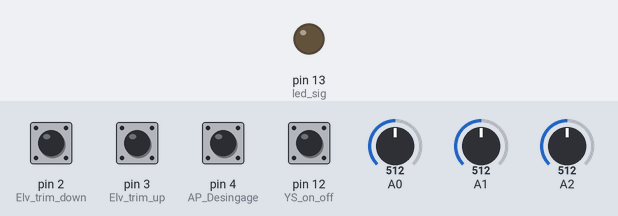
Bench run of a sketch on a simulated Arduino Leonardo, built with avr-gcc and run on an emulated ATmega32U4. Shown: output pins drawn as LEDs (lit = HIGH). Dashed ring = blinking. The inputs (shaded band) are chosen by the test bench; at power-on: pin 2 (Elv_trim_down), pin 3 (Elv_trim_up), pin 4 (AP_Desingage), pin 12 (YS_on_off) HIGH, A0 = 512, A1 = 512, A2 = 512. USB keyboard and mouse output is not drawn.

Above: at 1.2 s.
1.3 s: pin 12 (YS_on_off) pulled LOW for 0.15 s
At 2.4 s:
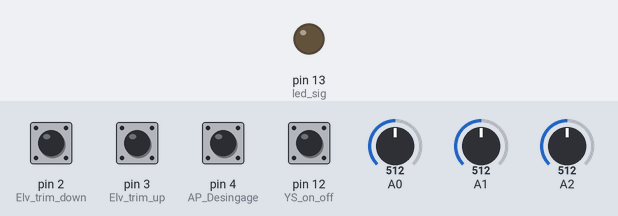
6.1 s: pin 12 (YS_on_off) pulled LOW for 1 s
At 6.3 s:
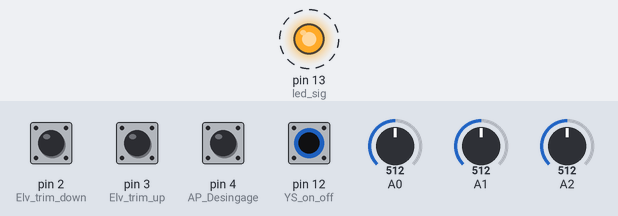
Timing chart, 0 to 11.1 s (numbered marks = the images above; inputs shaded):
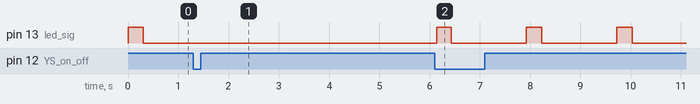

Measured:
- after the input at 1.3 s, pin 13 (led_sig): stops changing and stays LOW
- after the input at 6.1 s, pin 13 (led_sig): alternates HIGH for 0.30 s and LOW for 1.5 s, starting after 0.05 s

The sketch:

P3D_JOYSTIC_TESTING.ino
```cpp
// V 1.777
// Vinci Studio 7

//

#include <Joystick.h>
#include <RBD_Timer.h>
#include <RBD_Button.h>
#include <RBD_Light.h>

RBD::Button YS_on_off(12);
RBD::Button Elv_trim_down(2);
RBD::Button Elv_trim_up(3);
RBD::Button AP_Desingage(4);
RBD::Light ledfl(13);
// ************ VARIABLE*********
unsigned long interval = 30;   // Glavni update interval kontrola
unsigned long  currentMillis = 0;
const int led_sig = 13;
unsigned long previousMillis = 0;
double time_on;
//
int y_MIN;
int y_MAX;
int x_MIN;
int x_MAX;
int p_MIN;
int p_MAX;
int x;
int X;
int p;
int P;
int y;
int Y ;
int x_real;
int y_real;
int p_real;
bool b1 = HIGH;
bool b2 = HIGH;
bool b3 = HIGH;
bool b4 = HIGH;
bool YS_STATUS= HIGH;
String data ;
bool test = LOW;
bool led;
// ********************************


void setup() {


  Serial.begin(9600);
  Serial.setTimeout(100);
  pinMode(A0, INPUT);
  pinMode(A1, INPUT);
  pinMode(A2,INPUT);
  Joystick.begin();
 ledfl.blink(300,1500);

    y_MIN = 239;           // CALIBRATE YOUR VALUES
    y_MAX = 501;

     x_MIN = 301;
    x_MAX = 935;


     p_MIN = 313;
    p_MAX = 525;

}


void YS_main_send(){

   if(YS_STATUS == HIGH){

//    if (X!= prev_X_Axsis || Y!= prev_Y_Axsis || P!= prev_P_Axsis){

  Joystick.setYAxis(Y);
  Joystick.setXAxis(X);
  Joystick.setThrottle(P);


//   prev_Y_Axsis=Y;
//   prev_X_Axsis=X;
//   prev_P_Axsis=P;
// }

}
}
void logic(){

  y = analogRead(A0);
  b1 = digitalRead(12);
  b2 = digitalRead(2);
  b3 = digitalRead(3);
  b4 = digitalRead(4);
  x = analogRead(A1);
  p = analogRead(A2);

  x_real = x;
  y_real = y;
  p_real = p;

  if(y<y_MIN){
    y=y_MIN;
  }
  if(y>y_MAX){
    y=y_MAX;
  }

if(x<x_MIN){
  x=x_MIN;
}
if(x>x_MAX){
  x=x_MAX;
}

if(p<p_MIN){
 p=p_MIN;
}
if(p>p_MAX){
  p=p_MAX;
}

  Y = map(y, y_MIN, y_MAX, -127, 127);
  X = map(x, x_MIN, x_MAX, -127, 127);
  P = map(p,p_MIN,p_MAX,0,255);

}


void debug(){


  if (Serial.available()) {
                // read the incoming byte:
                data= Serial.readString();

                // say what you got:
                Serial.println();
                Serial.print("Primljen input [ASCII konverzija] : ");
                Serial.println(data);

                 if(data == "TEST" || "test" || "t" || "T" ){
                 if (test == LOW){
                    test = HIGH; Serial.println("*************** TEST STARTED *************************");
                  }
                  else{
                    test = LOW;
                    Serial.println("*************** TEST DONE *************************");
                  }

              }
        }


if(test == HIGH){
  time_on = millis();


Serial.print("y :");Serial.print(y_real);Serial.print("  Y :");Serial.print(Y);Serial.print("    p :");Serial.print(p_real);Serial.print("  P :");Serial.print(P);Serial.print("    x :");Serial.print(x_real);
Serial.print("  X :");Serial.print(X);Serial.print("    Joystic Status : ");Serial.print(YS_STATUS);Serial.print(" Data Delay [ms] =");Serial.print(interval);Serial.print("    Button 1: ");
Serial.print(b1);Serial.print("    Button 2: ");
Serial.print(b2);Serial.print("    Button 3: ");
Serial.print(b3);Serial.print("    Button 4: ");
Serial.print(b4);
Serial.print("    Vrijeme rada : ");Serial.print(time_on/1000 );Serial.print(" s ");
Serial.println();
  // put your main code here, to run repeatedly:

}
}
void buttons(){


    if (Elv_trim_down.isPressed()) {
      Joystick.pressButton(3);
    }
  if (Elv_trim_down.onReleased()) {
      Joystick.releaseButton(3);
    }


  if (Elv_trim_up.isPressed()) {

      Joystick.pressButton(4);
    }
if (Elv_trim_up.onReleased()) {
      Joystick.releaseButton(4);
    }


  if (AP_Desingage.isPressed()) {
      Joystick.pressButton(5);
    }
 if (AP_Desingage.onReleased()) {
      Joystick.releaseButton(5);
    }


  if (YS_on_off.onPressed()) {

if (YS_STATUS == HIGH) {
      YS_STATUS = LOW;
      Joystick.end();
      ledfl.off();
      digitalWrite(led_sig,LOW);
    }
    else {
      YS_STATUS = HIGH;
       Joystick.begin();
       ledfl.blink(300,1500);
    }


    delay(20);
  }
}


void loop() {

  currentMillis = millis();


if (currentMillis - previousMillis >= interval){

previousMillis = currentMillis;


logic();
buttons();
YS_main_send();
debug();


}


ledfl.update();
}
```
